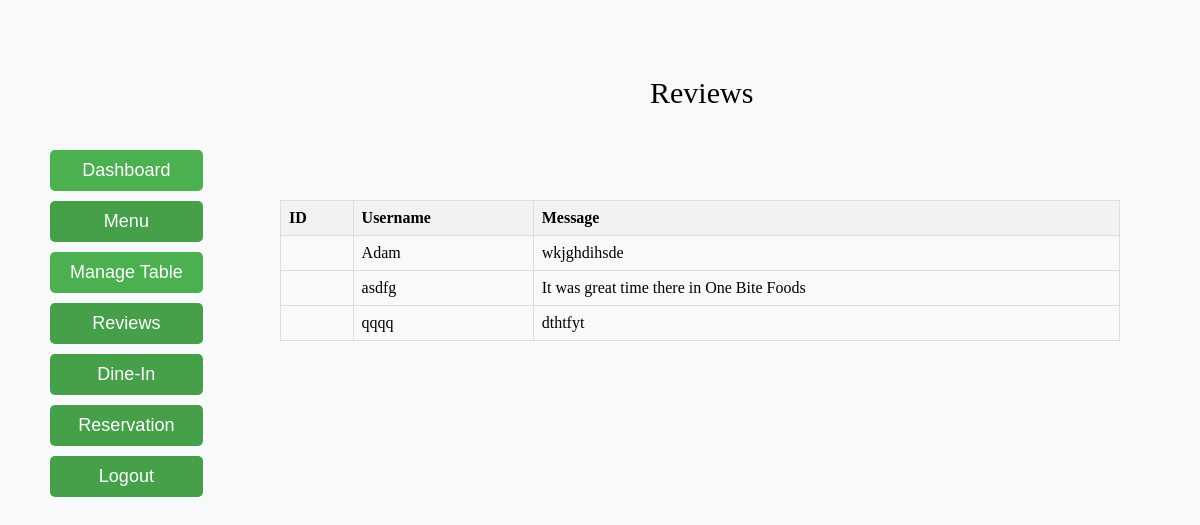
The app's page /reviews/ with its own data.
### myapp/models.py (models this page shows)
class Rev(models.Model):
    username = models.CharField(max_length=150, unique=True)
    text = models.CharField(max_length=300, unique=True)
    objects = RevManager()

### myapp/views.py (the view)
# urls.py: path('reviews/', views.display_reviews, name='display_reviews'),
def display_reviews(request):
    reviews = Rev.objects.all()
    print(reviews)
    return render(request, 'myapp/admin_rev.html', {'reviews': reviews})

### myapp/templates/myapp/admin_rev.html (shortened to what this page needs)
{% extends 'myapp/admin_page.html' %}
{% block content %}
<div class="pp">Reviews</div>
    <table>
        <thead>
            <tr>
                 <th>ID</th>
                <th>Username</th>
                <th>Message</th>
            </tr>
        </thead>
        <tbody>
            {% for review in reviews %}
                <tr>
                    <td>{{ order.id }}</td>
                    <td>{{ review.username }}</td>
                    <td>{{ review.text }}</td>
                </tr>
            {% endfor %}
        </tbody>
    </table>
{% endblock %}

### records on screen
Rev: username "Adam", text "wkjghdihsde"
Rev: username "asdfg", text "It was great time there in One Bite Foods"
Rev: username "qqqq", text "dthtfyt"
